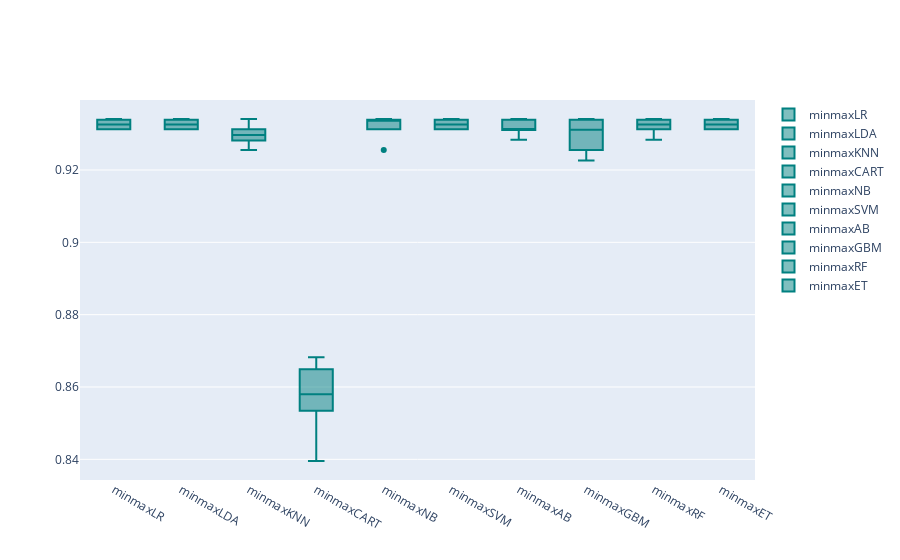

The notebook cell this image was saved under:
### Markdown cell above
### 4.1.2 MinMax

### Code cell
models = GetScaledModel('minmax')
names,results = BasedLine2(X_train, y_train, models)
PlotBoxR().PlotResult(names, results)

scaledScoreMinMax = ScoreDataFrame(names, results)
compareModels = pd.concat([basedLineScore,
                           scaledScoreStandard,
                           scaledScoreMinMax], axis = 1)
compareModels

### Figure 1 — Plotly figure (JSON) as saved in the notebook; plotly's stock layout.template omitted (floating-point values rounded to 4 significant figures)
{"data": [{"marker": {"color": "rgb(0, 128, 128)"}, "name": "minmaxLR", "y": [0.9341, 0.9312, 0.9312, 0.9312, 0.9312, 0.9312, 0.9339, 0.9339, 0.9339, 0.9339], "type": "box"}, {"marker": {"color": "rgb(0, 128, 128)"}, "name": "minmaxLDA", "y": [0.9341, 0.9312, 0.9312, 0.9312, 0.9312, 0.9312, 0.9339, 0.9339, 0.9339, 0.9339], "type": "box"}, {"marker": {"color": "rgb(0, 128, 128)"}, "name": "minmaxKNN", "y": [0.9341, 0.9312, 0.9255, 0.9312, 0.9284, 0.9284, 0.931, 0.9282, 0.931, 0.9282], "type": "box"}, {"marker": {"color": "rgb(0, 128, 128)"}, "name": "minmaxCART", "y": [0.8567, 0.8567, 0.8682, 0.8596, 0.8653, 0.8395, 0.8649, 0.8534, 0.8448, 0.8592], "type": "box"}, {"marker": {"color": "rgb(0, 128, 128)"}, "name": "minmaxNB", "y": [0.9341, 0.9312, 0.9255, 0.9312, 0.9312, 0.9341, 0.9339, 0.9339, 0.9339, 0.9339], "type": "box"}, {"marker": {"color": "rgb(0, 128, 128)"}, "name": "minmaxSVM", "y": [0.9341, 0.9312, 0.9312, 0.9312, 0.9312, 0.9312, 0.9339, 0.9339, 0.9339, 0.9339], "type": "box"}, {"marker": {"color": "rgb(0, 128, 128)"}, "name": "minmaxAB", "y": [0.9312, 0.9341, 0.9284, 0.9284, 0.9312, 0.9312, 0.9339, 0.9339, 0.931, 0.9339], "type": "box"}, {"marker": {"color": "rgb(0, 128, 128)"}, "name": "minmaxGBM", "y": [0.9341, 0.9312, 0.9255, 0.9226, 0.9255, 0.9312, 0.9339, 0.9339, 0.9253, 0.931], "type": "box"}, {"marker": {"color": "rgb(0, 128, 128)"}, "name": "minmaxRF", "y": [0.9341, 0.9312, 0.9284, 0.9284, 0.9312, 0.9312, 0.9339, 0.9339, 0.9339, 0.9339], "type": "box"}, {"marker": {"color": "rgb(0, 128, 128)"}, "name": "minmaxET", "y": [0.9341, 0.9312, 0.9312, 0.9312, 0.9312, 0.9312, 0.9339, 0.9339, 0.9339, 0.9339], "type": "box"}], "layout": {}}
